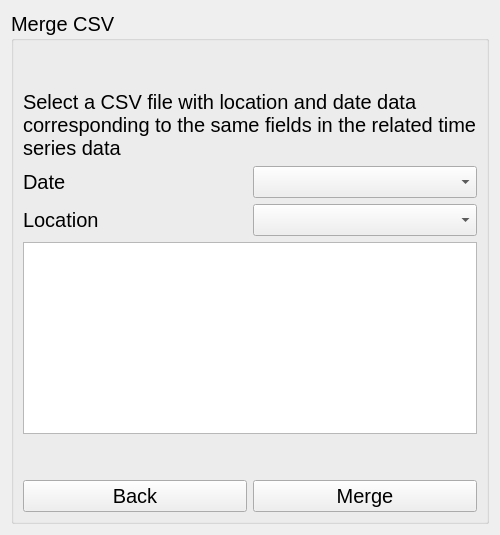
        <widget class="QWidget" name="merge_csv_page">
         <layout class="QVBoxLayout" name="verticalLayout_60">
          <item>
           <widget class="QGroupBox" name="groupBox_2">
            <property name="font">
             <font>
              <pointsize>15</pointsize>
             </font>
            </property>
            <property name="title">
             <string>Merge CSV</string>
            </property>
            <layout class="QVBoxLayout" name="verticalLayout_65">
             <item>
              <layout class="QVBoxLayout" name="verticalLayout_64">
               <item>
                <spacer name="verticalSpacer_18">
                 <property name="orientation">
                  <enum>Qt::Vertical</enum>
                 </property>
                 <property name="sizeHint" stdset="0">
                  <size>
                   <width>20</width>
                   <height>40</height>
                  </size>
                 </property>
                </spacer>
               </item>
               <item>
                <widget class="QLabel" name="label_30">
                 <property name="text">
                  <string>Select a CSV file with location and date data corresponding to the same fields in the related time series data</string>
                 </property>
                 <property name="wordWrap">
                  <bool>true</bool>
                 </property>
                </widget>
               </item>
               <item>
                <layout class="QVBoxLayout" name="verticalLayout_63">
                 <item>
                  <layout class="QHBoxLayout" name="horizontalLayout_33" stretch="1,1">
                   <item>
                    <widget class="QLabel" name="label_31">
                     <property name="text">
                      <string>Date</string>
                     </property>
                    </widget>
                   </item>
                   <item>
                    <widget class="QComboBox" name="merge_timestamp_combobox"/>
                   </item>
                  </layout>
                 </item>
                 <item>
                  <layout class="QHBoxLayout" name="horizontalLayout_32" stretch="1,1">
                   <item>
                    <widget class="QLabel" name="label_29">
                     <property name="text">
                      <string>Location</string>
                     </property>
                    </widget>
                   </item>
                   <item>
                    <widget class="QComboBox" name="merge_location_combobox"/>
                   </item>
                  </layout>
                 </item>
                </layout>
               </item>
               <item>
                <widget class="QTableView" name="merge_tableview"/>
               </item>
               <item>
                <spacer name="verticalSpacer_8">
                 <property name="orientation">
                  <enum>Qt::Vertical</enum>
                 </property>
                 <property name="sizeHint" stdset="0">
                  <size>
                   <width>20</width>
                   <height>40</height>
                  </size>
                 </property>
                </spacer>
               </item>
              </layout>
             </item>
             <item>
              <layout class="QHBoxLayout" name="horizontalLayout_14">
               <item>
                <widget class="QPushButton" name="merge_back_pb">
                 <property name="text">
                  <string>Back</string>
                 </property>
                </widget>
               </item>
               <item>
                <widget class="QPushButton" name="merge_merge_pb">
                 <property name="text">
                  <string>Merge</string>
                 </property>
                </widget>
               </item>
              </layout>
             </item>
            </layout>
           </widget>
          </item>
         </layout>
        </widget>
